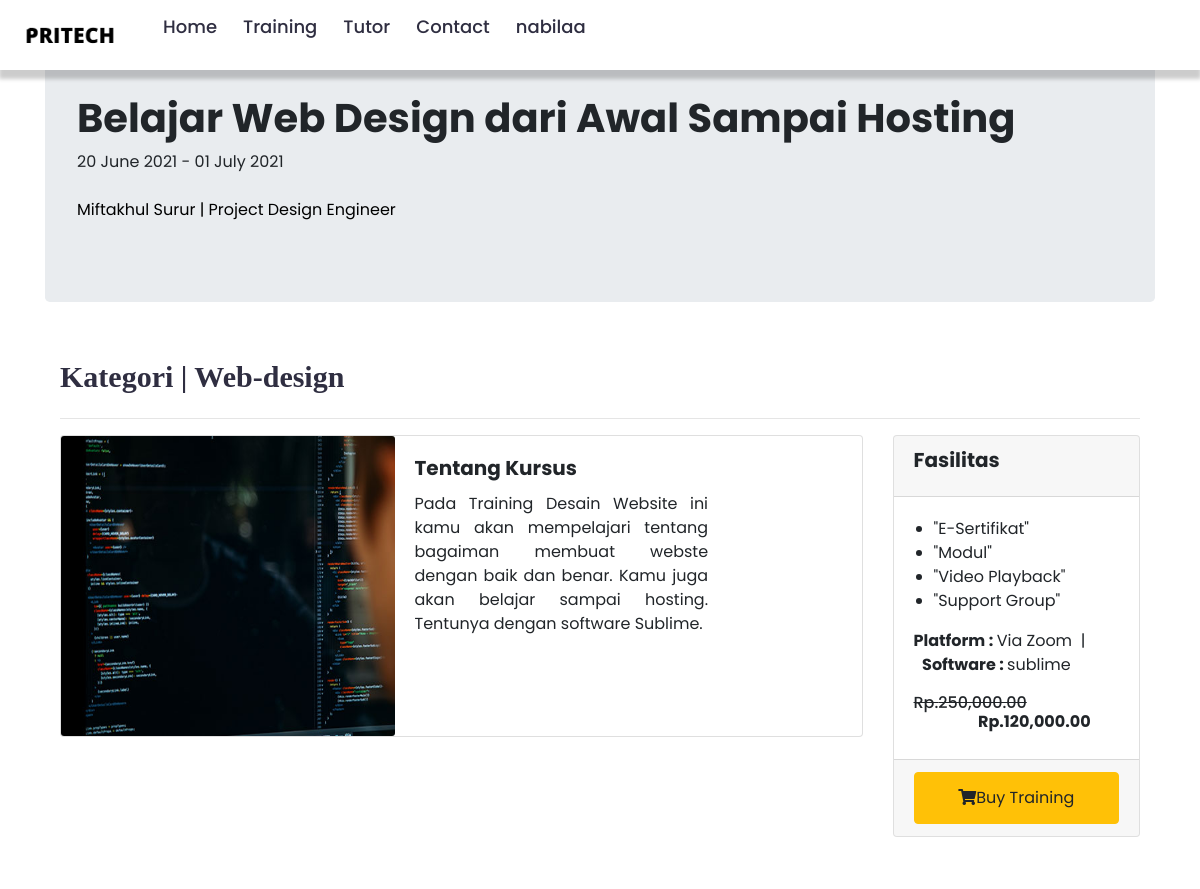
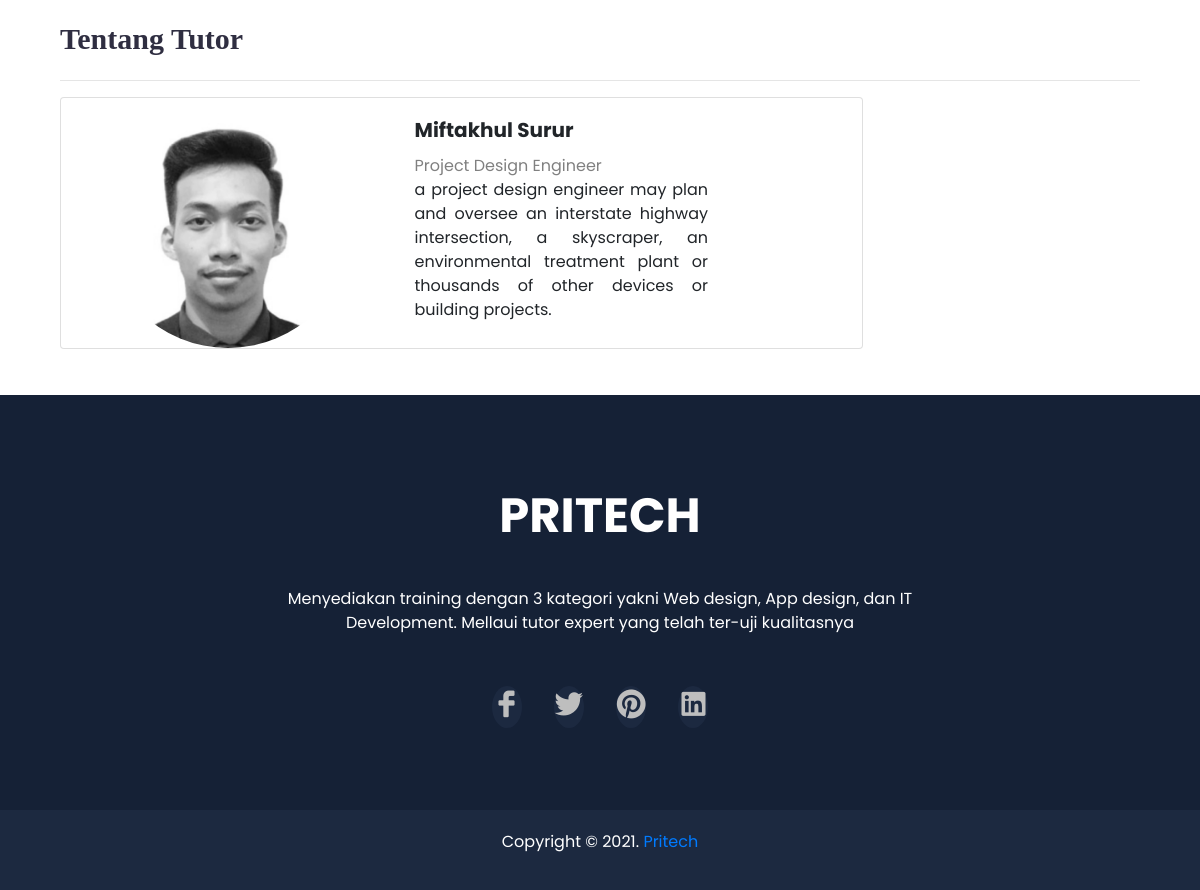
The page /detailcourse.php?course_id=1 (signed in) on the database its author committed (2 pictures, top to bottom).
### tables this page shows
CREATE TABLE `course` (
  `course_id` int(10) NOT NULL,
  `tutor_id` int(10) NOT NULL,
  `ahli_id` int(10) NOT NULL,
  `harga_asli` float DEFAULT NULL,
  `harga_diskon` float DEFAULT NULL,
  `judul` varchar(521) DEFAULT NULL,
  `course_code` varchar(50) NOT NULL,
  `tanggal` date NOT NULL DEFAULT current_timestamp(),
  `tanggal_end` date DEFAULT current_timestamp(),
  `slot` int(100) DEFAULT NULL,
  `gambar` varchar(50) NOT NULL,
  `software` varchar(50) NOT NULL,
  `deskripsi_co` varchar(5000) NOT NULL
);

CREATE TABLE `tutors` (
  `tutor_id` int(10) NOT NULL,
  `ahli_id` int(30) NOT NULL,
  `nama` varchar(30) NOT NULL,
  `pekerjaan` varchar(30) NOT NULL,
  `star` double NOT NULL,
  `foto` varchar(50) NOT NULL,
  `deskripsi` varchar(521) NOT NULL
);

CREATE TABLE `kategori_ahli` (
  `ahli_id` int(10) NOT NULL,
  `ahli` varchar(30) DEFAULT NULL
);

### detailcourse.php (the view, shortened to what this page needs)
<?php
if (isset($_SESSION['id_user']) && isset($_SESSION['username'])) {
 ?>
<!DOCTYPE html>
<html lang="en">
<head>
    <link rel="stylesheet" href="assets/css/bootstrap.min.css">
    <link rel="stylesheet" href="assets/css/LineIcons.css">
    <link rel="stylesheet" href="assets/css/magnific-popup.css">
    <link rel="stylesheet" href="assets/css/default.css">
    <link rel="stylesheet" href="assets/css/slick.css">
    <link rel="stylesheet" href="assets/css/owl.carousel.css"/>
    <link rel="stylesheet" href="https://cdnjs.cloudflare.com/ajax/libs/font-awesome/5.8.2/css/all.css" />
    <link rel="stylesheet" href="https://stackpath.bootstrapcdn.com/bootstrap/4.3.1/css/bootstrap.min.css">
    <link rel="stylesheet" href="styledet2.css">
</head>
<body>
    <section id="awal">
    <div class="wrapper">
    <nav>
      <div class="content">
      <div class="logo"><a href='#' ><img src="dia.png" class="logo"></a></div>
        <ul class="links">
          <li><a href="utama.php">Home</a></li>
          <li><a href="haltraining.php">Training</a></li>
          <li><a href="haltutor.php">Tutor</a></li>
          <li><a href="utama.php?#contact">Contact</a></li>
          <?php if(isset($_SESSION['id_user'])) { ?>
          <li>
            <a href="#" class="desktop-link"><?php echo $_SESSION['username'];
                        ?></a>
            <?php } else { ?>
                    <li><a href="#">Sign Up</a></li>
                    <?php } ?>
          </li>
        </ul>
      </div>
    </nav>
  </div>
    </section>
   <?php
    include "koneksi.php";
    if(isset($_GET['course_id'])){
      $id = $_GET['course_id'];
      if(!empty($id)){
        $sql = mysqli_query($koneksi,"SELECT * FROM course INNER JOIN tutors ON course.tutor_id = tutors.tutor_id
            INNER JOIN kategori_ahli ON course.ahli_id = kategori_ahli.ahli_id WHERE course_id = '$id'") or die(mysqli_error());
        if(mysqli_num_rows($sql) == 0){
        echo '<div class="alert alert-warning">ID tidak ada dalam database.</div>';
        exit();
        }else{
        $data = mysqli_fetch_assoc($sql);
       }
    }
    }
    ?>
<section>
  <div class="container">
  <div class="jumbotron " >
    <h1><b><?php echo $data['judul']; ?></b></h1>
    <p><?php echo date('d F Y', strtotime($data["tanggal"]));?> - <?php echo date('d F Y', strtotime($data["tanggal_end"]));?></p>
    <div class="d-flex mt-4">
        <font color="black"><p><?php echo $data['nama']; ?> | <?php echo $data['pekerjaan']; ?></p></font>
    </div>
  </div>
<div class="container-fluid bcontent">
        <h2>Kategori | <?php echo $data['ahli']; ?></h2>
        <hr />
        <div class="row">
        <div class="col-md-9 col-sm-14 mb-3">
            <div class="card" >
            <div class="row no-gutters">
                <div class="col-sm-5">
                    <img class="card-img img-fluid" src="course/<?php echo $data['gambar']; ?>" style="width: 400px; height: 300px;">
                </div>
                <div class="col-sm-5">
                    <div class="card-body">
                        <h5 class="card-title" ><b>Tentang Kursus</b></h5>
                        <p class="card-text" style="text-align: justify;"><?php echo $data['deskripsi_co']; ?></p>
                    </div>
                </div>
            </div>
            </div>
        </div>
        <div class="col-md-3 col-sm-12 mb-3">
            <div class="card">
                <div class="card-header">
                    <h5 class="card-title"><b>Fasilitas</b></h5>
                </div>
                <div class="card-body">
                        <ul class="" style="margin-left: 20px;">
                            <li>"E-Sertifikat"</li>
                            <li>"Modul"</li>
                            <li>"Video Playback"</li>
                            <li>"Support Group"</li>
                        </ul>
                <p class="card-text"><b>Platform : </b> Via Zoom&nbsp;&nbsp;|&nbsp;&nbsp;<b>Software : </b><?php echo $data['software']; ?></p>
                <h6>
                    <s class="text-secondary\">Rp.<?= number_format($data['harga_asli'],2) ?></s>
                    <span class="price"><b>&nbsp;&nbsp;&nbsp;&nbsp;&nbsp;&nbsp;&nbsp;&nbsp;&nbsp;&nbsp;&nbsp;&nbsp;&nbsp;&nbsp;&nbsp;&nbsp;&nbsp;&nbsp;&nbsp;Rp.<?= number_format($data['harga_diskon'],2) ?></b></span>
                    </h6>
                </div>
                <div class="card-footer">
                    <button class="btn btn-warning btn-block add-to-cart"><a href="checkout.php?course_id=<?php echo $data['course_id']; ?> " id="course_id" class="btn btn-warning btn-block add-to-cart"><i class="fa fa-shopping-cart"></i>Buy Training</a></button>
                </div>
            </div>
        </div>
        </div>
    </div>
<div class="container-fluid bcontent">
        <h2>Tentang Tutor</h2>
        <hr />
        <div class="row">
        <div class="col-md-9 col-sm-14 mb-3">
            <div class="card">
            <div class="row no-gutters">
                <div class="col-sm-5">
                    <center>
                    <img src="assets/images/tutor/<?php echo $data['foto']; ?>" class="rounded-circle" height="250" widht="250">
                </center>
                </div>
                <div class="col-sm-5">
                    <div class="card-body">
                        <h5 class="card-title"><b><?php echo $data['nama']; ?></b></h5>
                        <font color="grey" size="3" ><p class="card-text 6 text-light-0 text-spacegray">
                       <?php echo $data['pekerjaan']; ?>
                    </p></font>
                        <p class="card-text" style="text-align: justify;"><?php echo $data['deskripsi']; ?></p>
                    </div>
                </div>
            </div>
            </div>
        </div>
    </div>
</div>
</section>
<section></section>
    <footer id="footer" class="footer-area">
        <div class="footer-widget pt-50 pb-50">
            <div class="container">
                <div class="row justify-content-center">
                    <div class="col-lg-8">
                        <div class="footer-content text-center">
                            <a href="#">
                                <font size="18"><p class="mt-"><b>PRITECH</p></b></font>
                            </a>
                            <p class="mt-">Menyediakan training dengan 3 kategori yakni Web design, App design, dan IT Development. Mellaui tutor expert yang telah ter-uji kualitasnya</p>
                            <ul>
                                <li><a href="#"><i class="lni-facebook-filled"></i></a></li>
                                <li><a href="#"><i class="lni-twitter-original"></i></a></li>
                                <li><a href="#"><i class="lni-pinterest"></i></a></li>
                                <li><a href="#"><i class="lni-linkedin-original"></i></a></li>
                            </ul>
                        </div>
                    </div>
                </div>
            </div>
        </div>
        <div class="footer-copyright pb-20">
            <div class="container">
                <div class="row">
                    <div class="col-lg-12">
                        <div class="copyright-text text-center pt-20">
                            <p>Copyright © 2021. <a href="#">Pritech </a></p>
                        </div>
                    </div>
                </div>
            </div>
        </div>
    </footer>
</body>
</html>
<?php
}
?>

### assets/css/default.css (style rules this page uses)
.pt-20 { padding-top: 20px; }
.pt-50 { padding-top: 50px; }
.pb-20 { padding-bottom: 20px; }
.pb-50 { padding-bottom: 50px; }

### styledet2.css (style rules this page uses)
* { margin: 0; padding: 0; box-sizing: border-box; font-family: 'Poppins', sans-serif; }
section { position: relative; width: 100%; display: flex; justify-content: space-between; align-items: center; background-color: #fff; margin-bottom: 10px; padding-top: 10px; }
.wrapper nav { position: relative; display: flex; margin: 0 auto; height: 70px; align-items: center; justify-content: space-between; position:fixed; z-index:9999; top: 0; left: 0; width: 100%; height: 70px; padding: 20px 70px; background-color: #fff; box-shadow: 0px 8px 4px 1px rgba(0,0,0,0.2); }
nav .content { display: flex; align-items: center; }
nav .content .links { display: flex; margin-left: 700px; }
.content .logo { position: relative; max-width: 100px; }
.content .logo a { position: relative; max-width: 10px; }
.content .links li { list-style: none; line-height: 40px; }
.content .links li a, .content .links li label { font-size: 18px; font-weight: 500; padding: 5px 15px; border-radius: 10px; transition: all 0.3s ease; display: inline-block; color: #2F2E41; text-decoration: none; }
@media screen and (max-width: 1250px) { .wrapper nav { max-width: 100%; padding: 0 20px; } }
@media screen and (max-width: 1250px) { nav .content .links { margin-left: 30px; } }
@media screen and (max-width: 1250px) { .content .links li a { padding: 8px 13px; } }
h2 { font-family: 'comic sans ms'; font-weight: 800; font-size: 30px; margin-bottom: 15px; color: #2F2E41; width: 100%; line-height: 50px; margin-top: 50px; }
.footer-widget { background-color: #152136; }
.footer-content p { color: #fff; margin-top: 35px; }
.footer-content ul { margin-top: 35px; }
.footer-content ul li { display: inline-block; margin: 0 14px; }
.footer-content ul li a { font-size: 30px; width: 74px; height: 70px; line-height: 74px; text-align: center; border-radius: 50%; color: #bebebe; background-color: #1c2940; -webkit-transition: all 0.3s ease-out 0s; -moz-transition: all 0.3s ease-out 0s; -ms-transition: all 0.3s ease-out 0s; -o-transition: all 0.3s ease-out 0s; transition: all 0.3s ease-out 0s; }
.footer-copyright { background-color: #1c2940; }
.footer-copyright .copyright-text p { color: #fff; }

### rows shown on the page
course: judul "Belajar Web Design dari Awal Sampai Hosting", tanggal "20 June 2021", tanggal_end "01 July 2021", tutor.nama "Miftakhul Surur", tutor.pekerjaan "Project Design Engineer", ahli.ahli "Web-design", gambar (picture), deskripsi_co "Pada Training Desain Website ini kamu akan mempelajari tentang bagaiman membuat webste dengan baik dan benar. Kamu juga akan belajar sampai hosting. Tentunya dengan software Sublime.", software "sublime", harga_asli "250,000.00", harga_diskon "120,000.00", tutor.foto (picture), tutor.deskripsi "a project design engineer may plan and oversee an interstate highway intersection, a skyscraper, an environmental treatment plant or thousands of other devices or building projects."

### other values the page prints
$_SESSION['username'] "nabilaa"
